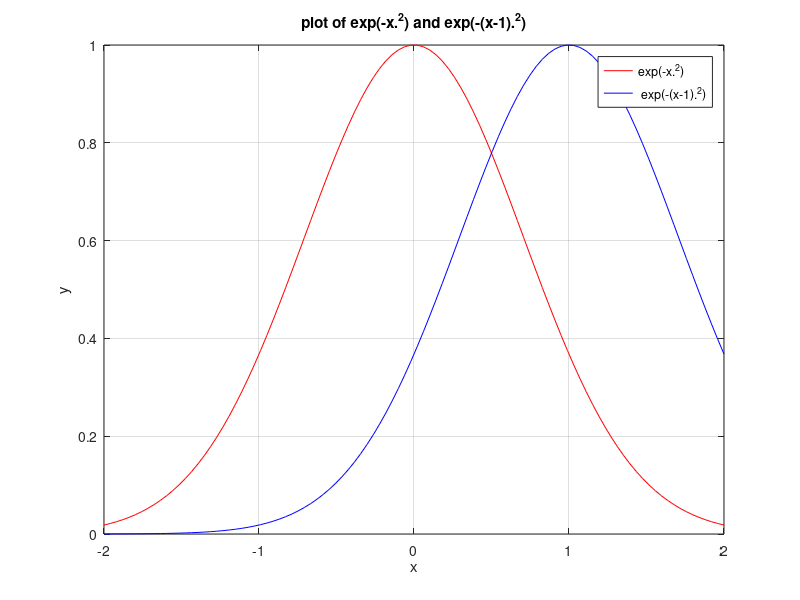
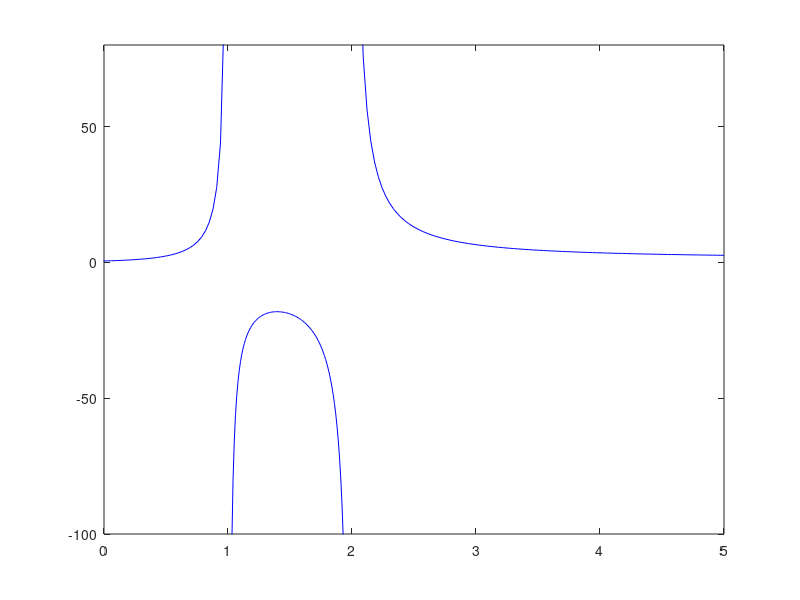
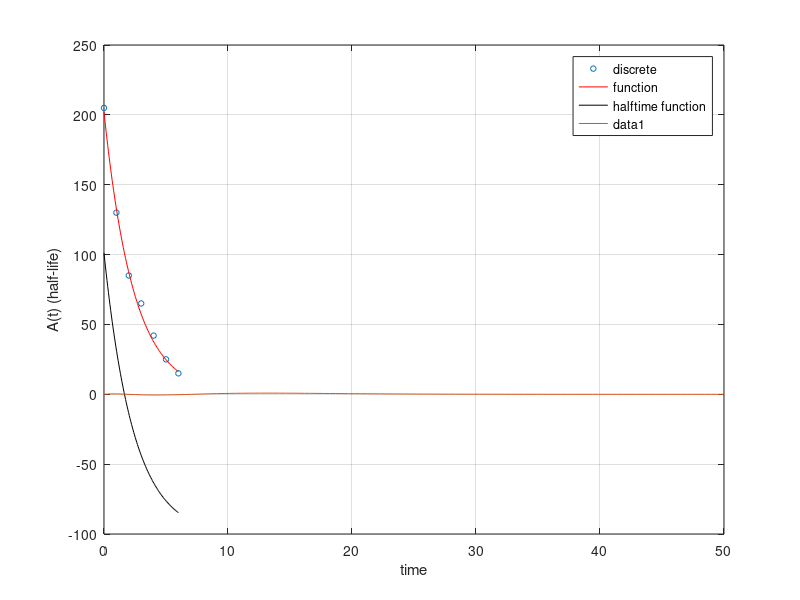
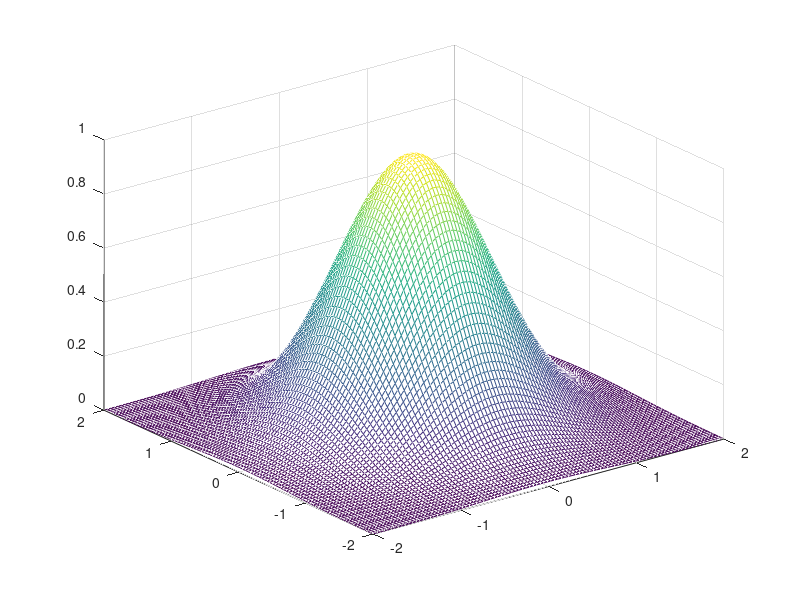

The MATLAB source for these figures, in order: (Note: this script raises an error after producing the figures.)
%% Home assignment
%% Exercise 2.a
x = linspace(-2,2);
y = exp(-x.^2);
figure(1)
plot(x,y,'r')
hold on
grid on
y1 = exp(-(x-1).^2);
plot(x,y1,'b')
title('plot of exp(-x.^2) and exp(-(x-1).^2)')
xlabel('x')
ylabel('y')
legend( 'exp(-x.^2)',' exp(-(x-1).^2)')
%% Exercise 2.b
%a = x.^2 + x + 1;
%b = ((x-1).* (x-2));
%f = a./b;
x1 = linspace(-2,1);
x2 =linspace(1,2);
x3 = linspace(2,5);
y1 = ((x1.^2) + x1 + 1)./((x1-1).*(x1-2));
y2 = ((x2.^2) + x2 + 1)./((x2-1).*(x2-2));
y3 = ((x3.^2) + x3 + 1)./((x3-1).*(x3-2));
figure(2)
plot(x1,y1,'b',x2,y2,'b',x3,y3,'b')
axis([0 5 -100 80])


%% Exercise 3
t = 0:0.06:6;
tdot = 0:1:6;
Adot = [205 130 85 65 42 25 15];
A = 202*exp(-0.42*t);
figure(3)
%discrete
plot(tdot,Adot,'o','markers',4)
grid on
hold on
xlabel('time')
ylabel('A(t) (half-life)')
%function
plot(t,A,'r')

%halftime
f = @(t) (202*exp(-0.42*t))-101;
y1 = f(t);
plot(t,y1,'k')
halftime_at_time = fzero(f, 101)
legend( 'discrete','function', 'halftime function')

%% Exercise 4
r = linspace(0,50);
P = @(r) r.*exp(-(r/3)).*(1 - ((2*r)/3) + ((2.*(r.^2))/27));
f = @(r) (r.*exp(-(r/3)).*(1 - ((2*r)/3) + ((2.*(r.^2))/27))).^2;
int_p = integral(P,0,inf);
A = sqrt(1/int_p)
y = P(r);
plot(r,y), grid on
r1 = fzero(P, 0)
r2 = fzero(P,1.8182)
r3 = fzero(P,6.969)

%% Exercise 5
x = linspace(-2,2);
y = linspace(-2,2);
[X,Y] = meshgrid(x,y);
Z = exp(-(X.^2 + Y.^2));
figure(5)
mesh(X,Y,Z)
figure(6)
contour(X,Y,Z)

%% Exercise 6
f = @(x) x.^3;
x = linspace(0,1);
y = f(x);
for a = 1:15
    subplot(3,5,a)
    plot(x,y,'g')
    hold on;
    h = 10^(-a);
    df = (f(x+h)-f(x))./h;
    df2 = (f(x+h)-f(x-h))./(2*h);
    plot(x,df,'r',x,df2,'b')
    title("h = 10^" + -a)
end
%% Exercise 1a PART 2
%throwarrows.m
n = input('enter amount of throws');
x = -1 + 2*rand(1,n);
y = -1 + 2*rand(1,n);
targetCalc = target(x,y,n)
cirkelnsArea = pi

%% %% Exercise 1b
%throwarrows.m
n = input('enter amount of throws');
a = input('enter width of target');
b = input('enter height of target');
centers = [0 0];
radii = a;
axis square
viscircles(centers,radii);
x = -a + 2*a*rand(1,n);
y = -b + 2*b*rand(1,n);
targetCalc = targetB(x,y,n,a,b)
cirkelnsArea = (a./2)*(b./2)*pi

%% Exercise 2
%a
load('CCD.MAT');
%b
figure(1)
imagesc(C,[3,7])
colormap('gray')
%c
for i = 2:99
    for j = 2:99
        if((C(i,j) == 0))
            C(i,j) = median(median(C(-1+i:i+1,-1+j:1+j)));
        end
    end
end
figure(2)
imagesc(C,[3,7])
colormap('gray')

%% Exercise 3
tol = input(' Give value of tol ')
T0 = (650/4)*ones(100,100); % initial distribution T0
T0(1,:) = 100;
T0(100,:) = 200; % set edge temp
T0(:,1) = 100;
T0(:,100) = 250; % set edge temp
T1 = T0; % dimension T1
diff = Inf; % make sure to enter the loop
while diff > tol
    diff = 0; % set max difference to 0
    for i = 2:99
        for j = 2:99
            if (i > 49 && j > 29) && (i < 70 && j < 50)
            else
                T1(i,j)=(T0(i+1,j)+T0(i-1,j)+T0(i,j+1)+T0(i,j-1))/4;
                if abs(T1(i,j) - T0(i,j)) > diff
                    diff = T1(i,j) - T0(i,j); % Update difference
                end
            end
        end
    end
    imagesc(T1) % plot temp. distribution
    colormap('hot'), colorbar % color sclae
    pause(0.1)
    T0 = T1; % uppdate temp. distribution
end



%% Exercise 1 PART 3
x = -1:0.2:1;
y = [0.04 0.06 0.1 0.2 0.5 1 0.5 0.2 0.1 0.06 0.04];
xip = linspace(-1,1); % x-values between -1 and 1
yip = interp1(x,y,xip,'spline');
plot(x,y,'o',xip,yip)
%% Exercise 3
load('aktivitet.mat');
a0 = [5000 ; 0.05 ; 20000 ; 0.1];
format long
[a,n] = gaussnewton(@fun,@dfun,a0,t,y,1e-5)

%% Exercise 4 i
%a
load('co2.data');
%b
x = linspace(1981,1990,234);
y = co2;
plot(x,co2,'+')
hold on
grid on
%c
%i
t = linspace(1981,1990,234);
y = co2;
a = polyfit(x.',co2,2);
y = a(1) + a(2)*t + a(3)*(t.^2);
xm = linspace(1981,1990,234);
ym = polyval(a,xm);
plot(xm,ym)

%% Exercise 4 ii
%a
load('co2.data');
%b
x = linspace(1981,1990,234);
y = co2;
plot(x,co2,'+')
hold on
grid on
%c
%i
t = linspace(1981,1990,234);
y = co2;
a = polyfit(x.',co2,2);
y = a(1) + a(2)*t + a(3)*(t.^2);
xm = linspace(1981,1990,234);
ym = polyval(a,xm);
plot(xm,ym)


%% Exercise 4 iii
load('co2.data');
t = linspace(1,234,234);
plot(t,co2,'+')
hold on
grid on
t = t.';
y = co2;
x = (linspace(1,234,234)')
k = (18*pi)./234;
A = [x.^0 x.^1 x.^2 sin(k.*t) cos(k.*t) sin(2*k.*t) cos(2*k.*t)];
a = A\y
xm = linspace(1,234,234);
ym = a(1)*xm.^0 + a(2)*xm.^1 + a(3)*xm.^2 + a(4)*sin(k*xm)
+ a(5)*cos(k*xm) + a(6)*sin(2*k*xm) + a(7)*cos(2*k*xm);
plot(xm,ym)
%% Exercise 4 d)
load('co2.data');
x = [linspace(1,234,234)]';
y = co2;
k = (18*pi)./234;
A = [x.^0 x.^1 x.^2 sin(k*x) cos(k*x) sin(2*k*x) cos(2*k*x)];
a = A\y
xm = linspace(1,1000,1000);
ym = a(1)*xm.^0 + a(2)*xm.^1 + a(3)*xm.^2 + a(4)*sin(k*xm) + a(5)*cos(k*xm) + a(6)*sin(2*k*xm) + a(7)*cos(2*k*xm);
spl = interp1(xm,ym,xm,'spline');
plot(xm, spl)
t = 817;
st = spl(817)
y1 = a(1)*t.^0 + a(2)*t.^1 + a(3)*t.^2 + a(4)*sin(k*t) + a(5)*cos(k*t)
+ a(6)*sin(2*k*t) + a(7)*cos(2*k*t)

%% Exercise 5a

x = [0 25 50 75 100 125 150 175 200 225 250 275 300 325]';
y = [0 22 38 53 67 74 87 94 101 115 122 126 126 126]';
plot(x,y,'o',x,y)
hold on
xlabel('Height(cm)')
ylabel('Bounce(cm)')
%b
A = [x.^1 x.^0];
a = A\y
xm = linspace(0,325);
ym = a(1)*xm.^1 + a(2)*xm.^0;
plot(xm,ym)

%% Exercise 5c

t = [0 25 50 75 100 125 150 175 200 225 250 275 300 325]';
y = [0 22 38 53 67 74 87 94 101 115 122 126 126 126]';
a0 = [1 ; 0.005];
[a,n] = gaussnewton(@funB,@dfunB,a0,t,y,1e-5)
yplot = a(1)*t ./(1+a(2)*t);
%f
maxheight = (a(1)/a(2))
plot(t,y,'o',t,yplot)
xlabel('Release')
ylabel('Bounce')
title('Table tennis ball release')

